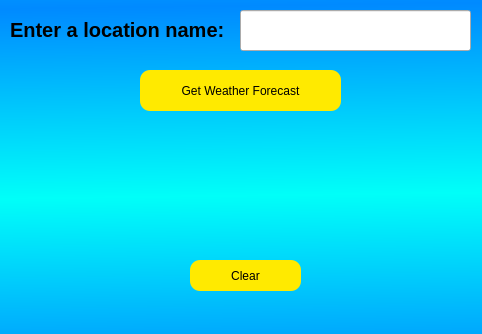
<?xml version="1.0" encoding="UTF-8"?>
<ui version="4.0">
 <class>Form</class>
 <widget class="QWidget" name="Form">
  <property name="enabled">
   <bool>true</bool>
  </property>
  <property name="geometry">
   <rect>
    <x>0</x>
    <y>0</y>
    <width>482</width>
    <height>334</height>
   </rect>
  </property>
  <property name="windowTitle">
   <string>Live Weather Checker</string>
  </property>
  <property name="styleSheet">
   <string notr="true">QWidget#Form { background-color: qlineargradient(spread:reflect, x1:0.502, y1:0.017, x2:0.513, y2:0.584955, stop:0 rgba(0, 138, 255, 255), stop:1 rgba(0, 255, 249, 255));}</string>
  </property>
  <widget class="QPushButton" name="button">
   <property name="geometry">
    <rect>
     <x>140</x>
     <y>70</y>
     <width>201</width>
     <height>41</height>
    </rect>
   </property>
   <property name="styleSheet">
    <string notr="true">QPushButton#button {
	font: 11pt &quot;Franklin Gothic Demi&quot;;
	background-color: rgb(255, 234, 0);
	border-radius: 10px;
}
QPushButton#button:hover{background-color: rgb(255, 200, 0);}
</string>
   </property>
   <property name="text">
    <string>Get Weather Forecast</string>
   </property>
  </widget>
  <widget class="QLabel" name="label">
   <property name="geometry">
    <rect>
     <x>10</x>
     <y>20</y>
     <width>231</width>
     <height>20</height>
    </rect>
   </property>
   <property name="styleSheet">
    <string notr="true">font-weight:bold;
font-size:20px;</string>
   </property>
   <property name="text">
    <string>Enter a location name:</string>
   </property>
  </widget>
  <widget class="QLineEdit" name="lineEdit">
   <property name="geometry">
    <rect>
     <x>240</x>
     <y>10</y>
     <width>231</width>
     <height>41</height>
    </rect>
   </property>
  </widget>
  <widget class="QPushButton" name="clearButton">
   <property name="geometry">
    <rect>
     <x>190</x>
     <y>260</y>
     <width>111</width>
     <height>31</height>
    </rect>
   </property>
   <property name="styleSheet">
    <string notr="true">QPushButton#clearButton {
	font: 11pt &quot;Franklin Gothic Demi&quot;;
	background-color: rgb(255, 234, 0);
	border-radius: 10px;
}
QPushButton#clearButton:hover{background-color: rgb(255, 200, 0);}</string>
   </property>
   <property name="text">
    <string>Clear</string>
   </property>
  </widget>
  <widget class="QLabel" name="location">
   <property name="geometry">
    <rect>
     <x>10</x>
     <y>110</y>
     <width>291</width>
     <height>61</height>
    </rect>
   </property>
   <property name="styleSheet">
    <string notr="true">font: 16pt &quot;Arial Rounded MT Bold&quot;;
color:rgb(255, 255, 255);</string>
   </property>
   <property name="text">
    <string/>
   </property>
   <property name="alignment">
    <set>Qt::AlignRight|Qt::AlignTrailing|Qt::AlignVCenter</set>
   </property>
  </widget>
  <widget class="QLabel" name="day_time">
   <property name="geometry">
    <rect>
     <x>50</x>
     <y>160</y>
     <width>251</width>
     <height>41</height>
    </rect>
   </property>
   <property name="styleSheet">
    <string notr="true">font: 18pt &quot;Arial Rounded MT Bold&quot;;
color:rgb(255, 255, 255);</string>
   </property>
   <property name="text">
    <string/>
   </property>
   <property name="alignment">
    <set>Qt::AlignRight|Qt::AlignTrailing|Qt::AlignVCenter</set>
   </property>
  </widget>
  <widget class="QLabel" name="forecast">
   <property name="geometry">
    <rect>
     <x>20</x>
     <y>200</y>
     <width>281</width>
     <height>61</height>
    </rect>
   </property>
   <property name="styleSheet">
    <string notr="true">font: 28pt &quot;Arial Rounded MT Bold&quot;;
color:rgb(255, 255, 255);</string>
   </property>
   <property name="text">
    <string/>
   </property>
   <property name="alignment">
    <set>Qt::AlignRight|Qt::AlignTrailing|Qt::AlignVCenter</set>
   </property>
  </widget>
  <widget class="QLabel" name="temperature">
   <property name="geometry">
    <rect>
     <x>320</x>
     <y>120</y>
     <width>141</width>
     <height>81</height>
    </rect>
   </property>
   <property name="styleSheet">
    <string notr="true">font: 40pt &quot;Arial Rounded MT Bold&quot;;
color:rgb(255, 255, 255);</string>
   </property>
   <property name="text">
    <string/>
   </property>
   <property name="alignment">
    <set>Qt::AlignCenter</set>
   </property>
  </widget>
  <widget class="QLabel" name="set_error">
   <property name="geometry">
    <rect>
     <x>10</x>
     <y>300</y>
     <width>461</width>
     <height>31</height>
    </rect>
   </property>
   <property name="styleSheet">
    <string notr="true">font: 16pt &quot;Arial Rounded MT Bold&quot;;
color:red;</string>
   </property>
   <property name="text">
    <string/>
   </property>
   <property name="alignment">
    <set>Qt::AlignCenter</set>
   </property>
  </widget>
  <widget class="QLabel" name="wind">
   <property name="geometry">
    <rect>
     <x>340</x>
     <y>190</y>
     <width>131</width>
     <height>31</height>
    </rect>
   </property>
   <property name="styleSheet">
    <string notr="true">font: 12pt &quot;Arial Rounded MT Bold&quot;;
color:rgb(255, 255, 255);</string>
   </property>
   <property name="text">
    <string/>
   </property>
   <property name="alignment">
    <set>Qt::AlignRight|Qt::AlignTrailing|Qt::AlignVCenter</set>
   </property>
  </widget>
  <widget class="QLabel" name="humidity">
   <property name="geometry">
    <rect>
     <x>330</x>
     <y>210</y>
     <width>141</width>
     <height>31</height>
    </rect>
   </property>
   <property name="styleSheet">
    <string notr="true">font: 12pt &quot;Arial Rounded MT Bold&quot;;
color:rgb(255, 255, 255);</string>
   </property>
   <property name="text">
    <string/>
   </property>
   <property name="alignment">
    <set>Qt::AlignRight|Qt::AlignTrailing|Qt::AlignVCenter</set>
   </property>
  </widget>
  <widget class="QLabel" name="img_label">
   <property name="geometry">
    <rect>
     <x>30</x>
     <y>50</y>
     <width>91</width>
     <height>71</height>
    </rect>
   </property>
   <property name="text">
    <string/>
   </property>
  </widget>
 </widget>
 <resources/>
 <connections/>
</ui>
